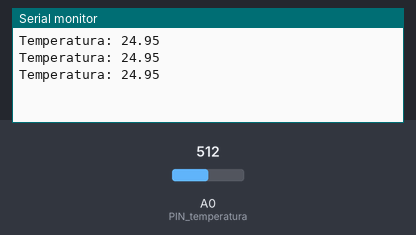
The sketch below on a simulated Arduino Uno, built with avr-gcc and run on an emulated ATmega328P. Parts: the last lines printed to the serial monitor. Inputs (shaded band) come from the test bench; at power-on: A0 (PIN_temperatura) = 512.

Above: at 1.3 s.
1.4 s: A0 (PIN_temperatura) set to 716
At 1.9 s:
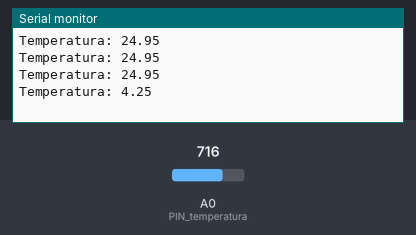
2.9 s: A0 (PIN_temperatura) set to 900
At 3.4 s:
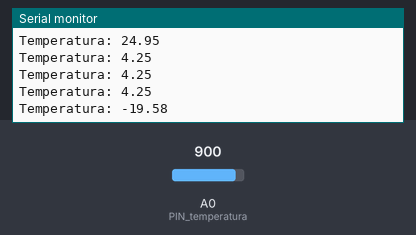
Timing chart, 0 to 5.9 s (numbered marks = the images above; inputs shaded):
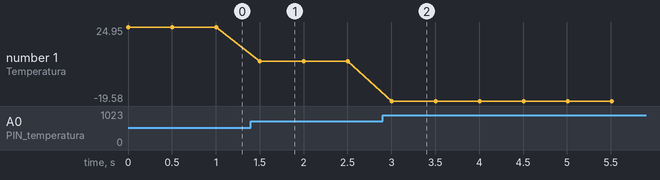

Measured:
- after the input at 1.4 s, the serial monitor: prints a new line after 0.10 s (image 1)
- after the input at 2.9 s, the serial monitor: prints a new line after 0.11 s (image 2)
- plotted number 1: 24.95 → 4.25 after the input at 1.4 s, 4.25 → -19.58 after the input at 2.9 s

The sketch:

02_TemperatureSensor.ino
```cpp
/**
 * Fuente: https://bricolabs.cc/wiki/guias/mbot_con_ide_arduino
 */
int PIN_temperatura = A0;
float temperatura;

void setup()
{
// Abre a comunicación serie (para o monitor serie)
  Serial.begin (9600);
}

void loop()
{
  // Le o valor da tensión no pin A0
  float v_temperatura = analogRead (PIN_temperatura);

  // Calcula o valor da temperatura
  temperatura = 1.0 / (log(v_temperatura/(1023-v_temperatura)) / 3375.0 + 1/298.15) - 273.15;

  Serial.print ("Temperatura: "); Serial.println (temperatura);

  delay (500);
}
```
